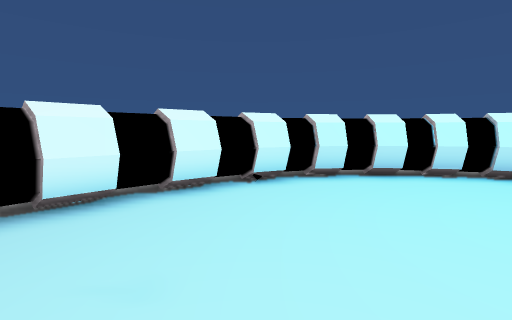
[1] (above)

12 first-person views from a walk through a Unity game level. The camera is 1.3 m above the floor, tilts 6° down and sees 85° across. The floor is counted in squares, 1 m on a side. Each view is taken from the middle of a square. On the plan, view 1 faces up. The plan holds only what a view shows up to about 13 squares ahead; the rest is blank. The place goes on beyond the plan. Some surface patterns are stand-ins.

[2]
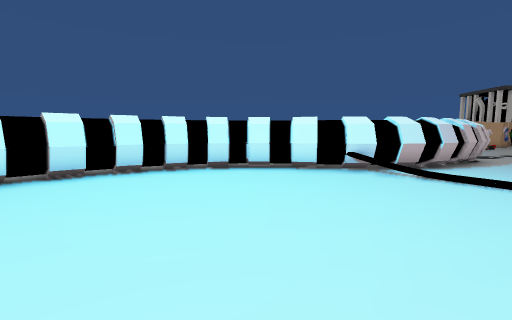

[3]
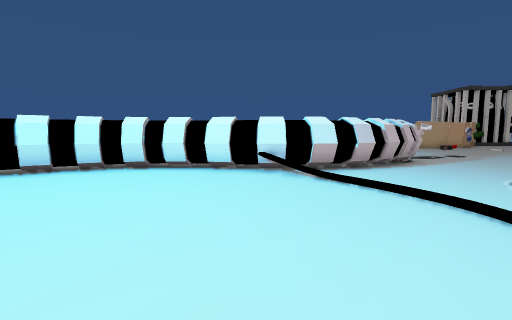

[4]
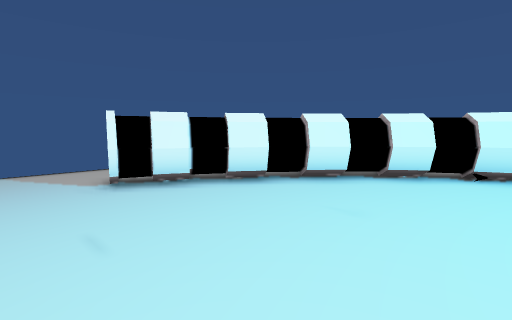

[5]
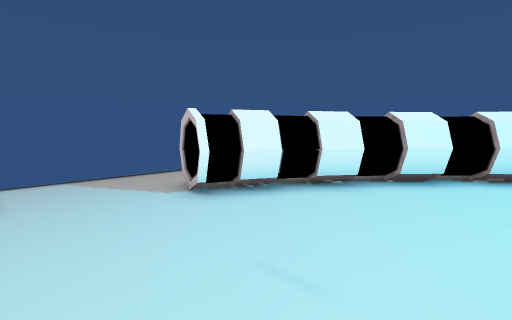

[6]
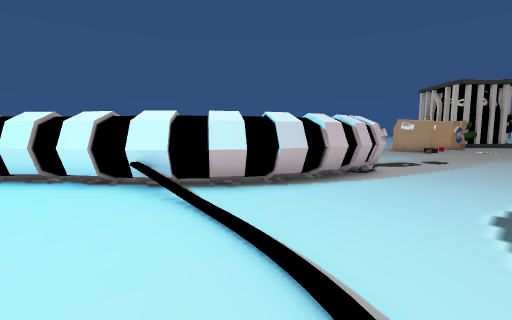

[7]
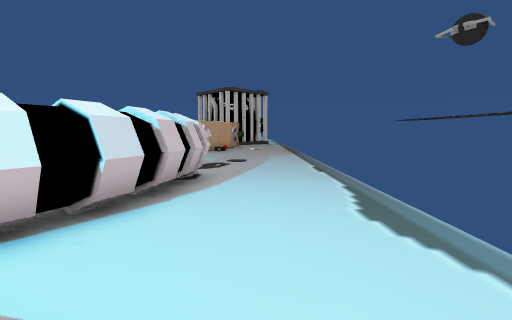

[8]
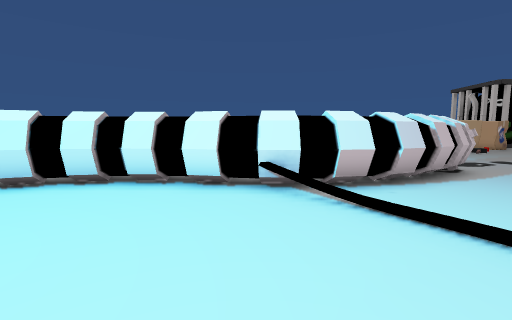

[9]
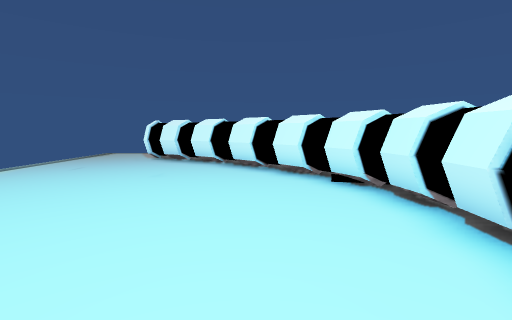

[10]
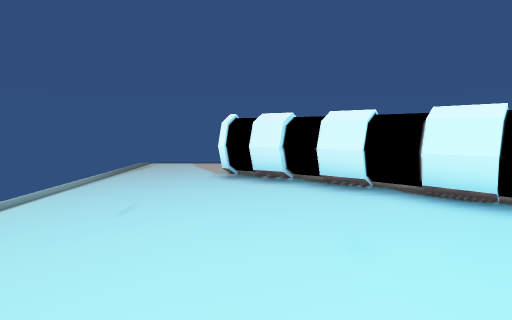

[11]
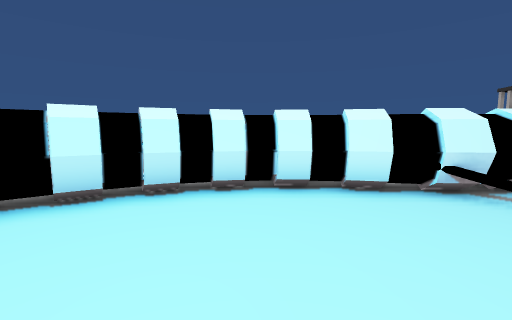

[12]
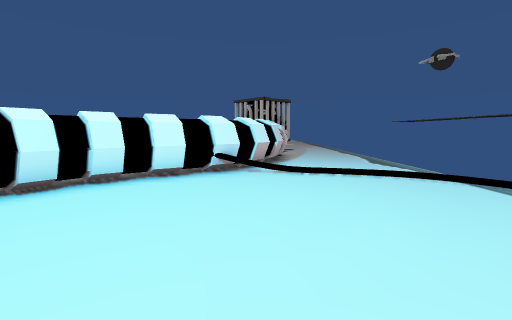

### Floor plan
Points are (right, up) in squares from view 1. A wall is a line through its corners. A room is listed if a view was taken in it or the views show most of it. See-through windows are left out.
Room 1 (views 1, 2, 3, 4, 5, 6, 7, 8, 9, 10, 11, 12)
walls: (9.8, 4) (9.3, 4.7); (8.9, 5.2) (8.4, 5.7); (7.9, 6.2) (7.4, 6.6); (6.8, 6.8) (6.2, 7.1); (5.6, 7.2) (4.8, 7.4); (4.1, 7.5) (3, 7.6); (5.6, 7.4) (4.8, 7.6); (2.5, 7.5) (1.7, 7.4); (-0.8, 6.2) (-1.6, 5.6); (2.4, 7.7) (1.6, 7.6); (0.8, 7.2) (0, 6.8); (-2.4, 4.9) (-3.1, 4.1); (11.5, 3.3) (10.9, 2.6) (10.3, 3.2); (-3.8, 3.2) (-4.4, 2.4); (12.3, 1.5) (11.6, 2) (12.2, 2.8); (-5.5, -0.1) (-5.9, 0.2); (-5.7, 0.1) (-6.3, 0.3) (-7.1, 0.5); (13.8, 0.9) (13, 1.2); (13.9, 1) (13, 1.3); (-5.8, 2.2) (-4.8, 1.6) (-5.2, 0.8) (-6.1, 1.2); (15.1, 0.7) (14.4, 0.9); (15.7, 0.4) (14.4, 0.7); (16.2, 0.5) (15.7, 0.6); (16.9, 0.4) (16.8, 0.5) (16.6, 1); (17.2, 0.4) (16.8, 0.4)
ways out: opening at (-8.5, 1.5)

Positions as (right, up) in squares from view 1, and headings:
1: (0, 0), facing up
2: (2, -1), facing up-right
3: (4, -3), facing up-right
4: (1, -2), facing up-left
5: (-1, -3), facing up-left
6: (8, -3), facing up-right
7: (9, -1), facing right
8: (6, -1), facing up-right
9: (7, 5), facing left
10: (2, 1), facing left
11: (4, 2), facing up-right
12: (2, 2), facing right
